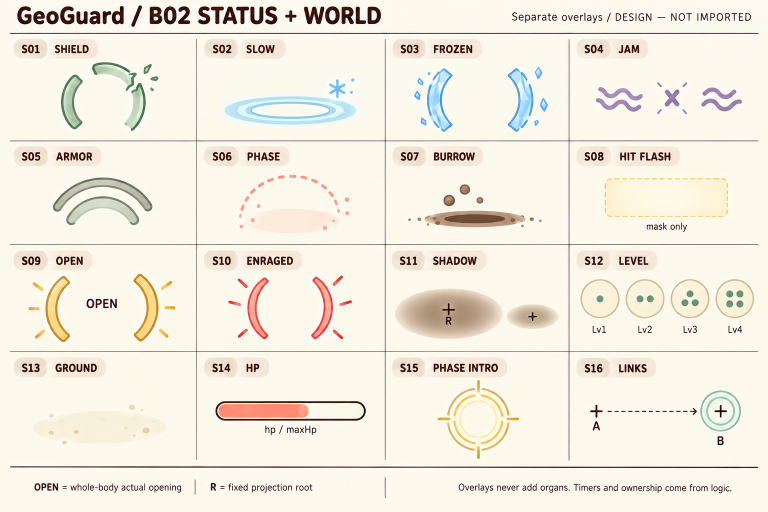
#> input picture docs/art-direction/sticker-bible-2026-10-01/production-art-2026-10-02/effects-ui/submissions/r02/b02-status-world.png, 1536 x 1024 px, found by its file name (shown at 1/2 size)
$ python extract-world-source-pixels.py
#> lines starting #> are read from the running program, lines starting #| are printed output that depends on the picture
from PIL import Image,ImageDraw
from pathlib import Path
from collections import deque
import json,hashlib

base=Path('docs/art-direction/sticker-bible-2026-10-01/production-art-2026-10-02/effects-ui/submissions/r02');out=Path('public/art/original/v1/world');out.mkdir(parents=True,exist_ok=True);submission=Path('docs/art-fidelity-2026-10-06-crosscheck/full-repair/submissions/r11');submission.mkdir(parents=True,exist_ok=True)
items=[
('shield','b02-status-world.png',[116,121,326,269],'cool',[]),('slow','b02-status-world.png',[444,152,736,252],'blue',[]),('frozen','b02-status-world.png',[824,133,1104,268],'blue',[]),('jam','b02-status-world.png',[1188,159,1490,230],'cool',[]),('armor','b02-status-world.png',[101,348,309,458],'general',[]),('phase','b02-status-world.png',[474,344,712,472],'warm',[]),('burrow','b02-status-world.png',[806,364,1096,462],'general',[]),('open','b02-status-world.png',[52,549,354,690],'warm',[[166,588,240,625]]),('enraged','b02-status-world.png',[449,549,713,692],'warm',[]),('phase-intro','b02-status-world.png',[870,760,1040,923],'warm',[]),
('summon','b04-mechanic-feedback.png',[830,126,1086,328],'cool',[]),('node-break','b04-mechanic-feedback.png',[88,440,309,581],'warm',[]),('root-link','b04-mechanic-feedback.png',[835,478,1080,544],'cool',[]),('impact-onset','b04-mechanic-feedback.png',[402,718,513,828],'warm',[]),('impact-peak','b04-mechanic-feedback.png',[511,700,640,841],'warm',[]),('impact-fade','b04-mechanic-feedback.png',[646,718,751,830],'warm',[]),
('chip-coral-a','b04-mechanic-feedback.png',[901,704,939,753],'warm',[]),('chip-coral-b','b04-mechanic-feedback.png',[1000,751,1048,793],'warm',[]),('chip-brown','b04-mechanic-feedback.png',[868,788,907,825],'general',[]),('chip-coral-c','b04-mechanic-feedback.png',[950,819,985,861],'warm',[]),('particle-streak','b04-mechanic-feedback.png',[953,718,966,754],'general',[]),
('particle-leaf','b04-mechanic-feedback.png',[866,148,891,173],'cool',[]),('split-small','b04-mechanic-feedback.png',[1180,158,1278,265],'cool',[[1213,209,1244,241]]),('target-ring','b04-mechanic-feedback.png',[637,458,734,560],'warm',[[671,493,699,529],[680,458,689,489],[680,533,689,560],[637,503,662,517],[710,503,734,517]]),('web-terrain','b04-mechanic-feedback.png',[74,121,326,335],'cool',[{'circle':[198,230,20]}]),('root-terrain','b04-mechanic-feedback.png',[454,123,705,335],'cool',[{'circle':[582,231,20]}]),
('accent-twin','b04-mechanic-feedback.png',[1184,701,1324,760],'cool',[]),('accent-dragon','b04-mechanic-feedback.png',[1348,699,1509,760],'warm',[]),('accent-spider','b04-mechanic-feedback.png',[1185,789,1320,882],'cool',[]),('accent-astro','b04-mechanic-feedback.png',[1358,785,1510,876],'blue',[]),
]
records=[]
for key,filename,box,mode,exclude in items:
    source=base/filename; image=Image.open(source).convert('RGBA').crop(box);px=image.load()
#> after `image = Image.open(source).convert('RGBA').crop(box)`:
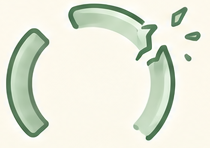
#> image: PIL image 210x148 RGBA; mean R, G, B, A 229, 232.8, 217.8, 255
    corners=[image.getpixel(p)[:3] for p in [(0,0),(image.width-1,0),(0,image.height-1),(image.width-1,image.height-1)]]
#> corners = [(253, 249, 237), (253, 249, 237), (252, 248, 236), (252, 249, 236)]
    matte=[sorted(c[i] for c in corners)[len(corners)//2] for i in range(3)]
#> matte = [253, 249, 237]
    for y in range(image.height):
        for x in range(image.width):
            rgb=px[x,y][:3]; delta=max(abs(rgb[i]-matte[i]) for i in range(3));alpha=max(0,min(1,(delta-12)/45))
            for exclusion in exclude:
                if isinstance(exclusion,dict):
                    cx,cy,radius=exclusion['circle'];blocked=(x+box[0]-cx)**2+(y+box[1]-cy)**2<=radius**2
                else:
                    x0,y0,x1,y1=exclusion;blocked=x0<=x+box[0]<x1 and y0<=y+box[1]<y1
                if blocked:alpha=0
            if alpha<=0:px[x,y]=(*rgb,0)
            else:
                # Unpremultiply actual source color against estimated paper, not draw new pixels.
                clean=tuple(round(max(0,min(255,(rgb[i]-(1-alpha)*matte[i])/alpha))) for i in range(3));px[x,y]=(*clean,round(alpha*255))
    if key.startswith('chip-') or key=='particle-streak':
        visited=set();components=[]
        for y in range(image.height):
            for x in range(image.width):
                if (x,y) in visited or not px[x,y][3]:continue
                component=[];queue=deque([(x,y)]);visited.add((x,y))
                while queue:
                    a,b=queue.popleft();component.append((a,b))
                    for nx,ny in [(a-1,b),(a+1,b),(a,b-1),(a,b+1)]:
                        if 0<=nx<image.width and 0<=ny<image.height and (nx,ny) not in visited and px[nx,ny][3]:visited.add((nx,ny));queue.append((nx,ny))
                components.append(component)
        for component in sorted(components,key=len,reverse=True)[1:]:
            for x,y in component:px[x,y]=(*px[x,y][:3],0)
    tight=image.getbbox()
#> tight = (5, 2, 202, 142)
    if not tight:raise ValueError(key)
    image=image.crop(tight);path=out/(key+'.png');image.save(path)
#> after `image = image.crop(tight)`:
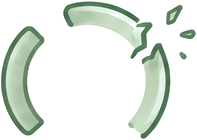
#> image: PIL image 197x140 RGBA; mean R, G, B, A 222.9, 229.8, 214, 65.1; transparent parts drawn white
    records.append({'key':key,'classification':'original source crop + estimated paper-matte alpha / source RGB unpremultiplication; no AI or contour painting','source':str(source).replace('\\','/'),'sourceSha':hashlib.sha256(source.read_bytes()).hexdigest(),'crop':box,'alphaMode':'paper-matte alpha and source RGB decontamination','paperMatteRGB':matte,'matteParameters':{'threshold':12,'opaqueDelta':57},'annotationExclusions':exclude,'tightAlphaCrop':tight,'runtime':str(path).replace('\\','/'),'runtimeSha':hashlib.sha256(path.read_bytes()).hexdigest(),'size':image.size,'status':'SOURCE CANDIDATE ONLY, not runtime installed'})
(submission/'world-source-candidates.json').write_text(json.dumps(records,indent=2),encoding='utf8')
contact=Image.new('RGBA',(1200,((len(records)+4)//5)*190),(175,175,175,255));draw=ImageDraw.Draw(contact)
for i,r in enumerate(records):
    a=Image.open(r['runtime']).convert('RGBA');a.thumbnail((215,145));x=i%5*240;y=i//5*190;draw.text((x+10,y+10),r['key'],fill='#4b281c');contact.alpha_composite(a,(x+10,y+30))
#> after `contact.alpha_composite(a, (x + 10, y + 30))`:
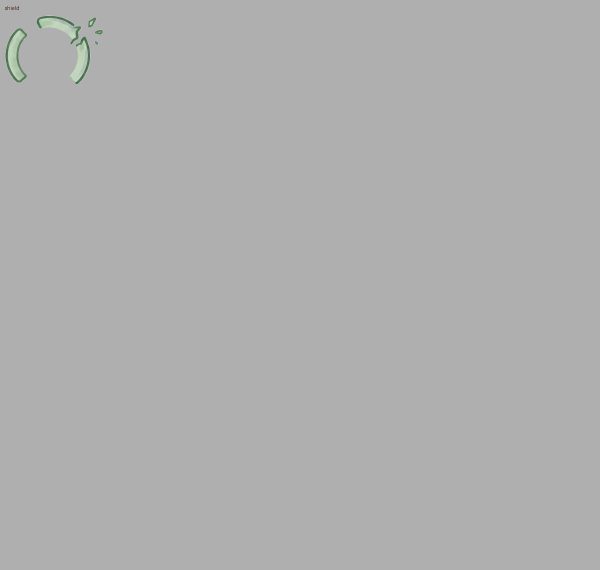
#> contact: PIL image 1200x1140 RGBA (shown at 1/2 size); mean R, G, B, A 174.9, 175, 174.9, 255
contact.convert('RGB').save(submission/'world-source-contact.jpg')
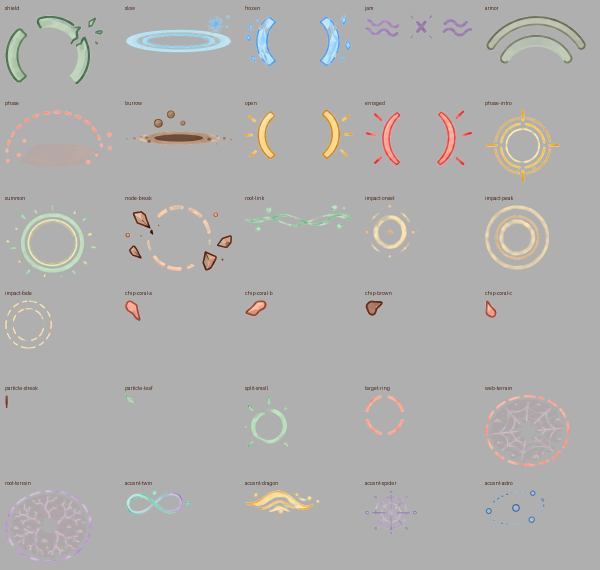
#> saved as world-source-contact.jpg: PIL image 1200x1140 RGB (shown at 1/2 size); mean R, G, B 175.9, 174.9, 173.7
